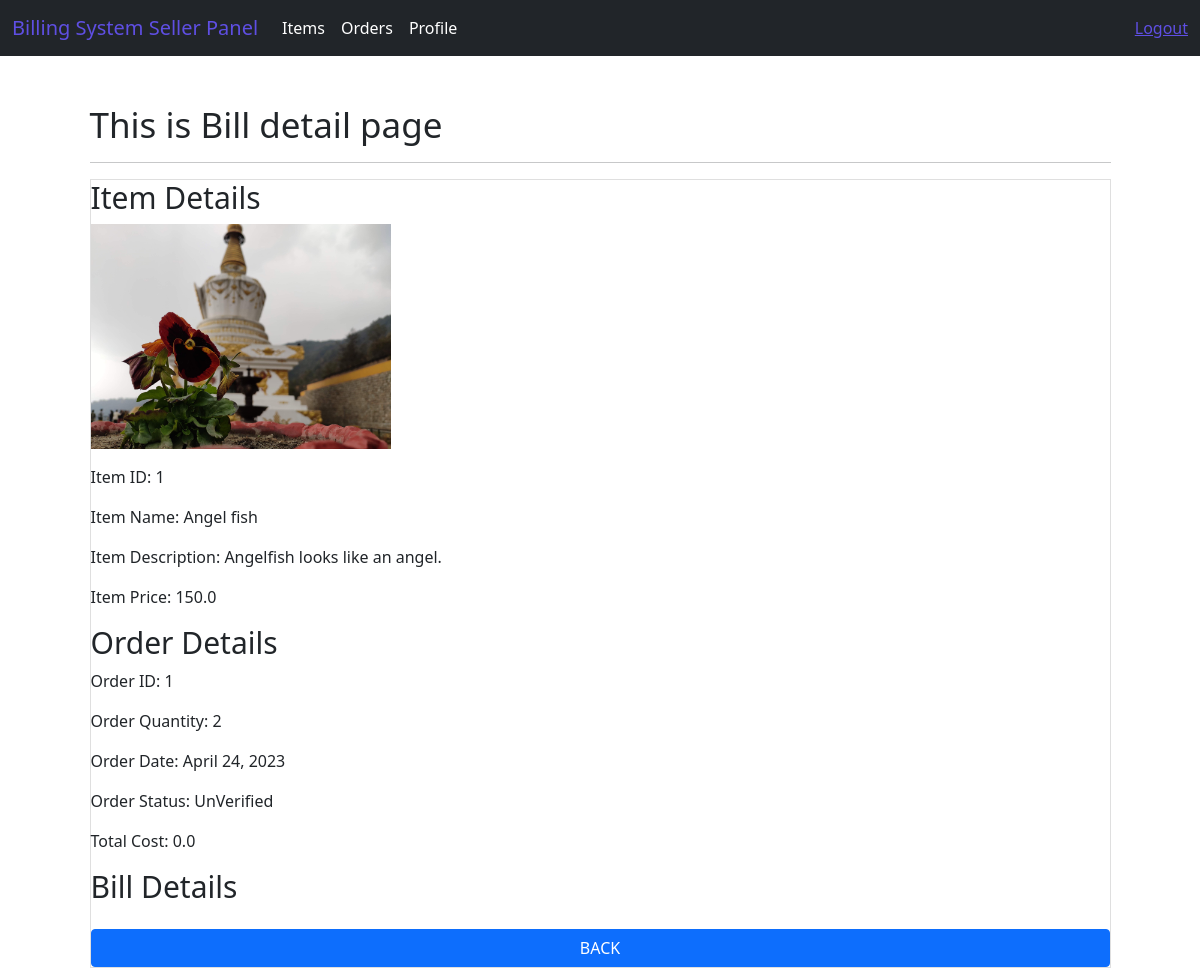
The app's page /seller/order/view/1 (signed in), older data.
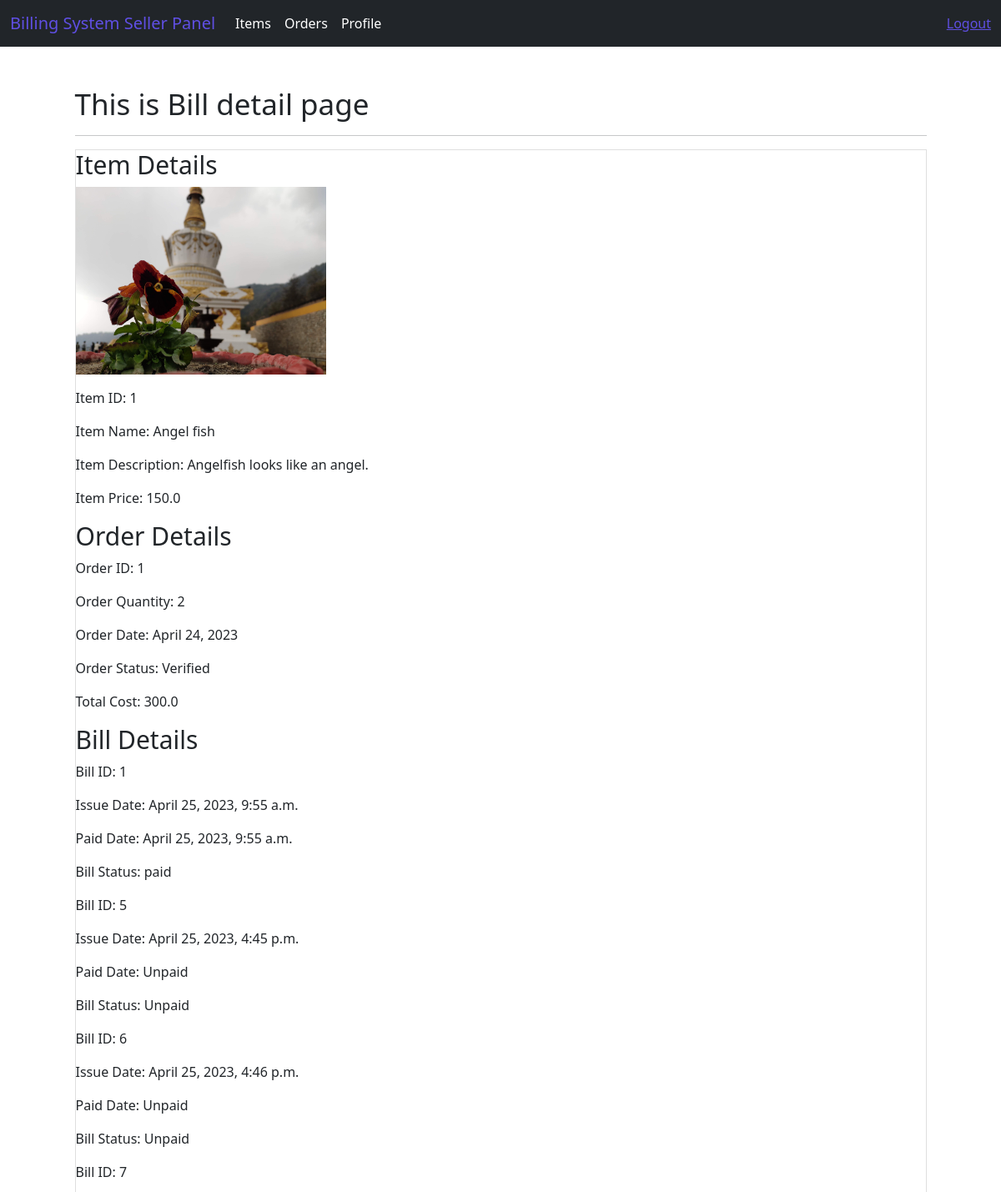
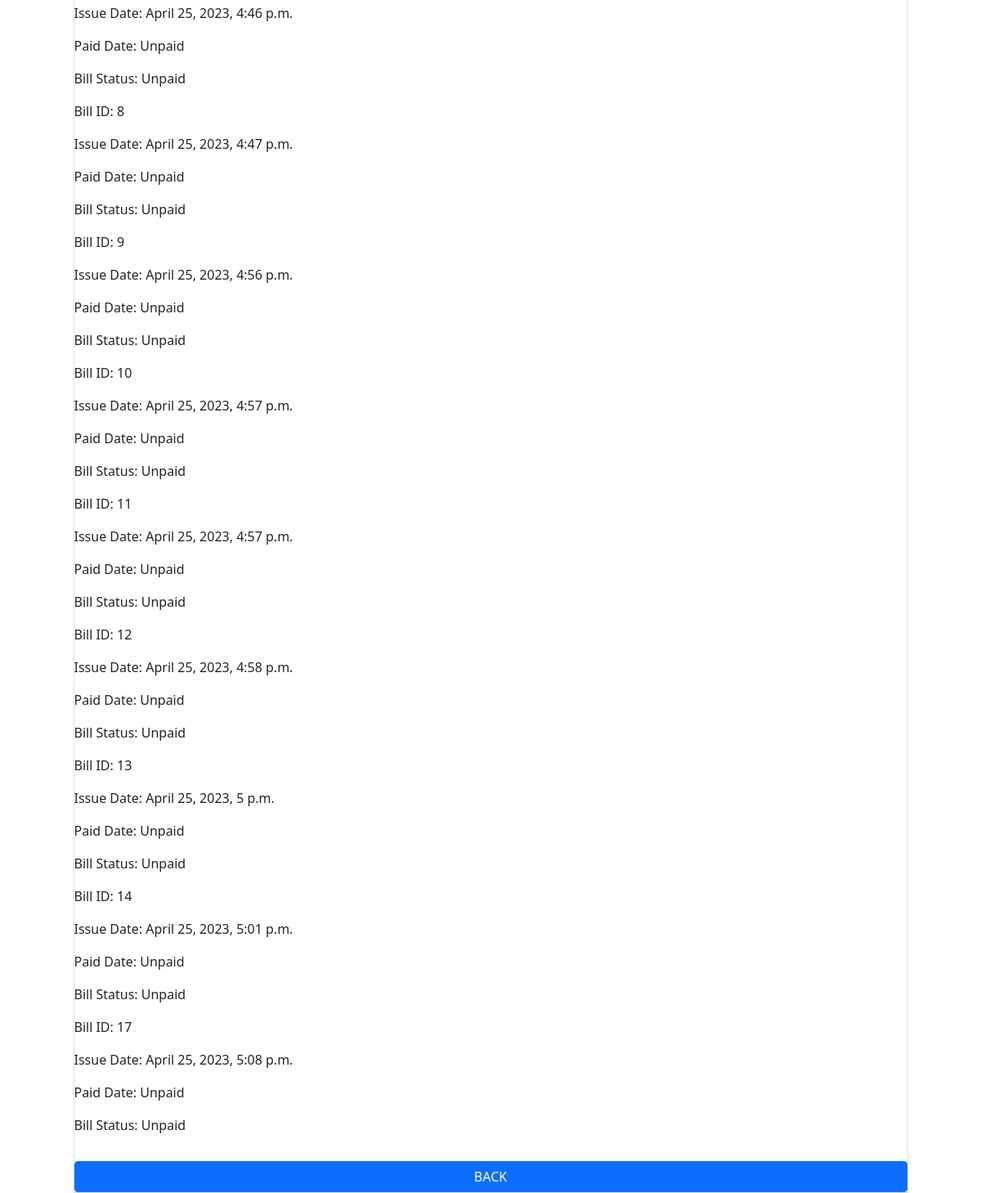
The same page, newer data (2 pictures, top to bottom).
### system/models.py (models this page shows, shortened)
class Item(models.Model):
    item_name = models.CharField(max_length=50)
    item_price = models.FloatField(default=00.00)
    item_image = models.ImageField(upload_to='Images/Items/')
    item_description = models.CharField(max_length=250)
    customusers = models.ForeignKey(CustomUser, on_delete=models.CASCADE, related_name='items')
    class Meta:
        db_table = "Items"

class Order(models.Model):
    VERIFIED = 'Verified'
    UNVERIFIED= 'Unverified'
    STATUS_CHOICES = [
            (VERIFIED, 'Verified'),
            (UNVERIFIED, 'Unverified')
            ]
    order_quantity = models.PositiveIntegerField(default=0)
    order_date = models.DateField(auto_now_add=True)
    order_status = models.CharField(max_length=20, choices=STATUS_CHOICES,default= "Unverified")
    item_id = models.ForeignKey(Item, on_delete=models.CASCADE)
    customusers = models.ForeignKey(CustomUser, on_delete=models.CASCADE, related_name='orders')
    total_cost = models.FloatField(default=0.0)
    class Meta:
        db_table = "Order"

class Bill(models.Model):
    PAID = 'Paid'
    UNPAID= 'Unpaid'
    STATUS_CHOICES = [
            (PAID, 'Paid'),
            (UNPAID, 'Unpaid')
            ]
    issue_date = models.DateTimeField(auto_now_add=True)
    paid_date = models.DateTimeField(default=None, blank=True, null=True)
    bill_status = models.CharField(max_length=10,choices=STATUS_CHOICES,default="Unpaid")
    customusers = models.ForeignKey(CustomUser, on_delete=models.CASCADE, related_name='bills')
    order_id = models.ForeignKey(Order, on_delete=models.CASCADE)
    class Meta:
        db_table = "Bills"

### Seller/views.py (the view)
# urls.py: path('order/view/<int:id>',views.bill_index,name= 'bill-index'),
@login_required(login_url='login')
def bill_index(request, id):
    order = Order.objects.select_related('item_id__customusers').get(id=id)
    item = order.item_id
    bills = Bill.objects.filter(order_id=id)
    context = {"order": order, "item": item, "bills": bills}
    return render(request, 'sellerPanel/orders/orders_view.html', context)

### templates/sellerPanel/orders/orders_view.html (shortened to what this page needs)
{% extends 'layouts/seller_master.html' %}
{% block content %}
<div class="container mt-5">
    <h1>This is Bill detail page</h1>
    <hr>
    <div class="card">
        <h2>Item Details</h2>
        <p><img src="{{ item.item_image.url }}" width="300"></p>
        <p>Item ID: {{ item.id }}</p>
        <p>Item Name: {{ item.item_name }}</p>
        <p>Item Description: {{ item.item_description }}</p>
        <p>Item Price: {{ item.item_price }}</p>
        <h2>Order Details</h2>
        <p>Order ID: {{ order.id }}</p>
        <p>Order Quantity: {{ order.order_quantity }}</p>
        <p>Order Date: {{ order.order_date }}</p>
        <p>Order Status: {{ order.order_status }}</p>
        <p>Total Cost: {{ order.total_cost }}</p>
        <h2>Bill Details</h2>
        {% for bill in bills %}
        <p>Bill ID: {{ bill.id }}</p>
        <p>Issue Date: {{ bill.issue_date }}</p>
        <p>Paid Date: {% if bill.paid_date %}
                        {{ bill.paid_date }}
                      {% else %}
                         Unpaid
                      {% endif %}</p>
        <p>Bill Status: {{ bill.bill_status }}</p>
        {% endfor %}
    <a href="{% url 'order-index' %}" class="btn btn-primary mt-3">BACK</a>
</div>
{% endblock %}

### templates/layouts/seller_master.html (shortened to what this page needs)
<!DOCTYPE html>
<html lang="en">
  <head>
    {% load static %}
    <link href="{% static 'css/bootstrap.min.css' %}" rel="stylesheet" />
    <link rel="stylesheet" href="{% static 'css/style.css' %}" />
    <link
      rel="stylesheet"
      href="https://cdnjs.cloudflare.com/ajax/libs/font-awesome/6.3.0/css/all.min.css"
    />
  </head>
  <body>
    <nav class="navbar navbar-expand-lg bg-body-primary bg-dark">
      <div class="container-fluid">
        <a class="navbar-brand" href="{% url 'seller-dashboard' %}">Billing System Seller Panel</a>
        <div class="collapse navbar-collapse" id="navbarText">
          <ul class="navbar-nav me-auto mb-2 mb-lg-0">
            <li class="nav-item">
              <a class="nav-link" aria-current="page" href="{% url 'item-index' %}">Items</a>
            </li>
            <li class="nav-item">
              <a class="nav-link" href="{% url 'order-index' %}">Orders</a>
            </li>
            <li class="nav-item">
                <a class="nav-link" href="#">Profile</a>
              </li>
          </ul>
          <span class="navbar-text">
           <a href="{% url 'logout' %}">Logout</a>
          </span>
        </div>
      </div>
    </nav>
    {% block content %}{% endblock %}
  </body>
</html>

### static/css/style.css (style rules this page uses)
h1 { font-size: 35px; }
h2 { font-size: 30px; }

Row changes from the older to the newer data that the page shows:
changed Order id 1: order_status "UnVerified" → "Verified"; total_cost "0.0" → "300.0"
added Bill: id "1", issue_date "April 25, 2023, 9:55 a.m.", paid_date "April 25, 2023, 9:55 a.m.", bill_status "paid"
added Bill: id "5", issue_date "April 25, 2023, 4:45 p.m.", shows "Unpaid", bill_status "Unpaid"
added Bill: id "6", issue_date "April 25, 2023, 4:46 p.m.", shows "Unpaid", bill_status "Unpaid"
added Bill: id "7", issue_date "April 25, 2023, 4:46 p.m.", shows "Unpaid", bill_status "Unpaid"
added Bill: id "8", issue_date "April 25, 2023, 4:47 p.m.", shows "Unpaid", bill_status "Unpaid"
added Bill: id "9", issue_date "April 25, 2023, 4:56 p.m.", shows "Unpaid", bill_status "Unpaid"
added Bill: id "10", issue_date "April 25, 2023, 4:57 p.m.", shows "Unpaid", bill_status "Unpaid"
added Bill: id "11", issue_date "April 25, 2023, 4:57 p.m.", shows "Unpaid", bill_status "Unpaid"
added Bill: id "12", issue_date "April 25, 2023, 4:58 p.m.", shows "Unpaid", bill_status "Unpaid"
added Bill: id "13", issue_date "April 25, 2023, 5 p.m.", shows "Unpaid", bill_status "Unpaid"
added Bill: id "14", issue_date "April 25, 2023, 5:01 p.m.", shows "Unpaid", bill_status "Unpaid"
added Bill: id "17", issue_date "April 25, 2023, 5:08 p.m.", shows "Unpaid", bill_status "Unpaid"
